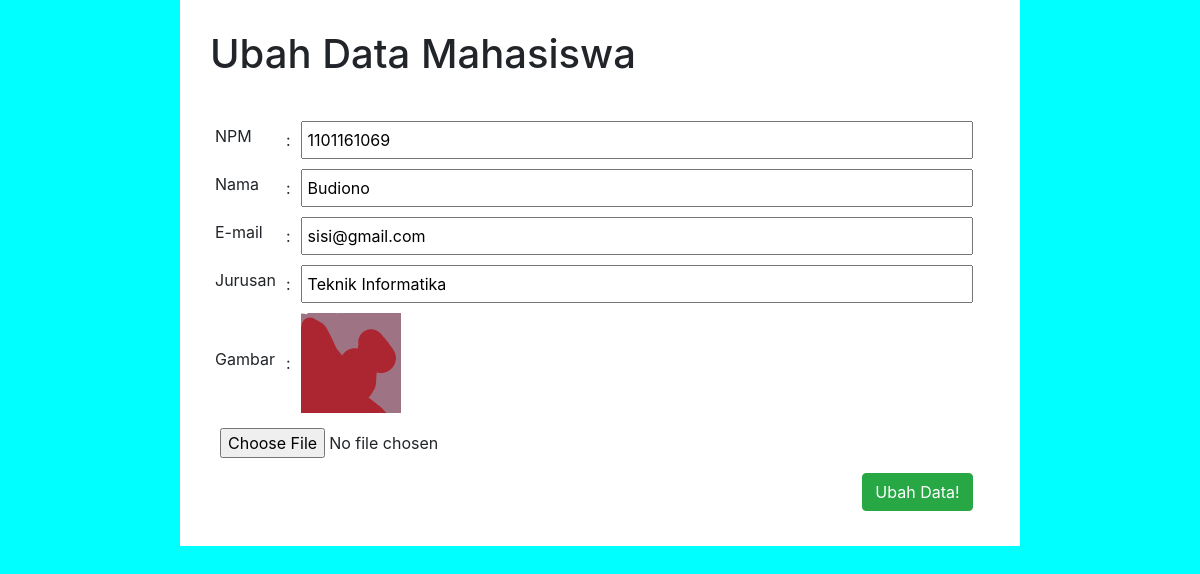
Screenshot of /pertemuan21/ubah.php?id=1 (signed in) with the database file from the repository.
### tables this page shows
CREATE TABLE `mahasiswa` (
  `id` int(11) NOT NULL,
  `npm` varchar(10) NOT NULL,
  `nama` varchar(50) NOT NULL,
  `jurusan` varchar(20) NOT NULL,
  `email` varchar(50) NOT NULL,
  `gambar` varchar(200) NOT NULL
);

### pertemuan21/functions.php (called while the page is built, shortened)
<?php
$conn = mysqli_connect("localhost", "root", "", "phpdasar");
function query($query)
{
    global $conn;
    $result = mysqli_query($conn, $query);
    $rows = [];
    while ($row = mysqli_fetch_assoc($result)) {
        $rows[] = $row;
    }
    return $rows;
}

### pertemuan21/ubah.php (the view, shortened to what this page needs)
<?php
$id = $_GET["id"];
$mhs = query("SELECT * FROM mahasiswa WHERE id = $id")[0];
?>
<!DOCTYPE html>
<html lang="en">
<head>
    <link rel="stylesheet" href="css/style.css">
    <link rel="stylesheet" href="https://stackpath.bootstrapcdn.com/bootstrap/4.3.1/css/bootstrap.min.css">
</head>
<body>
    <div class="wrap">
        <h1>Ubah Data Mahasiswa</h1>
        <form action="" method="POST" enctype="multipart/form-data">
            <table>
                <tr>
                    <td><label for="npm">NPM</label></td>
                    <td>:</td>
                    <td><input size="60%" type="text" name="npm" id="npm" value="<?= $mhs["npm"]; ?>" required></td>
                </tr>
                <tr>
                    <td><label for="nama">Nama</label></td>
                    <td>:</td>
                    <td><input size="60%" type="text" name="nama" id="nama" value="<?= $mhs["nama"]; ?>"></td>
                </tr>
                <tr>
                    <td> <label for="email">E-mail</label></td>
                    <td>:</td>
                    <td><input size="60%" type="text" name="email" id="email" value="<?= $mhs["email"]; ?>"></td>
                </tr>
                <tr>
                    <td><label for="jurusan">Jurusan</label></td>
                    <td>:</td>
                    <td><input size="60%" type="text" name="jurusan" id="jurusan" value="<?= $mhs["jurusan"]; ?>"></td>
                </tr>
                <tr>
                    <td><label for="gambar">Gambar</label><br></td>
                    <td>:</td>
                    <td><img src="img/<?= $mhs["gambar"]; ?>" width="100" alt="<?= $mhs["gambar"]; ?>"><br></td>
                </tr>
                <tr>
                    <td colspan="3"><input type="file" name="gambar" id="gambar"></td>
                </tr>
                <tr>
                    <td colspan="3"><button class="btn btn-success suc" type="submit" name="submit">Ubah Data!</button></td>
                </tr>
            </table>
        </form>
    </div>
</body>
</html>

### pertemuan21/css/style.css (style rules this page uses)
h1 { padding-bottom: 30px; }
.wrap { background-color: white; padding: 30px; width: 70%; margin: 0 auto; }
input, td { padding: 5px; }
.suc { float: right; }
body { background-color: aqua !important; width: 100% !important; height: 100% !important; margin: auto !important; }

### rows the page displays
mahasiswa: npm "1101161069", nama "Budiono", email "sisi@gmail.com", jurusan "Teknik Informatika", gambar (picture)
